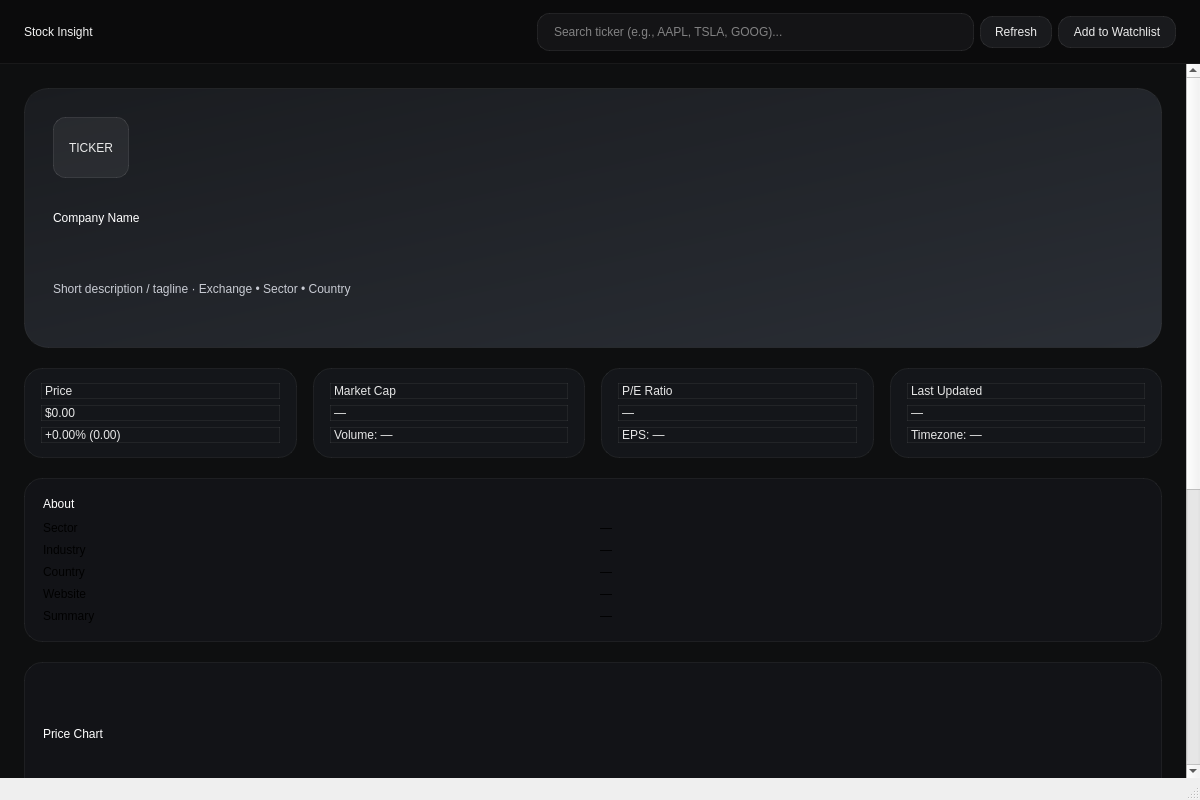
<?xml version="1.0" encoding="UTF-8"?>
<ui version="4.0">
 <class>MainWindow</class>
 <widget class="QMainWindow" name="MainWindow">
  <property name="geometry">
   <rect>
    <x>0</x>
    <y>0</y>
    <width>1200</width>
    <height>800</height>
   </rect>
  </property>
  <property name="windowTitle">
   <string>Stock Company Viewer (Scrollable)</string>
  </property>
  <widget class="QWidget" name="centralwidget">
   <layout class="QVBoxLayout" name="verticalLayout_root">
    <property name="spacing">
     <number>0</number>
    </property>
    <property name="leftMargin">
     <number>0</number>
    </property>
    <property name="topMargin">
     <number>0</number>
    </property>
    <property name="rightMargin">
     <number>0</number>
    </property>
    <property name="bottomMargin">
     <number>0</number>
    </property>
    <item>
     <widget class="QFrame" name="headerBar">
      <property name="minimumSize">
       <size>
        <width>0</width>
        <height>64</height>
       </size>
      </property>
      <property name="styleSheet">
       <string notr="true">QFrame#headerBar{background-color:#0b0b0c;border-bottom:1px solid rgba(255,255,255,0.06);} 
QLineEdit#searchInput{background:#141416;border:1px solid rgba(255,255,255,0.08);border-radius:12px;padding:10px 14px;color:#eee;selection-background-color:#2a2b2f;}
QPushButton#btnRefresh, QPushButton#btnWatchlist {background:#191a1d;color:#eaeaea;border:1px solid rgba(255,255,255,0.08);border-radius:12px;padding:8px 14px;}
QPushButton#btnRefresh:hover, QPushButton#btnWatchlist:hover{background:#222327;}
QLabel#brand{color:#f2f2f2;font:700 18pt &quot;Segoe UI&quot;;} QLabel{color:#d7d7d7;}
</string>
      </property>
      <layout class="QHBoxLayout" name="horizontalLayout_header">
       <property name="leftMargin">
        <number>24</number>
       </property>
       <property name="topMargin">
        <number>12</number>
       </property>
       <property name="rightMargin">
        <number>24</number>
       </property>
       <property name="bottomMargin">
        <number>12</number>
       </property>
       <item>
        <widget class="QLabel" name="brand">
         <property name="text">
          <string>Stock Insight</string>
         </property>
        </widget>
       </item>
       <item>
        <spacer name="headerSpacer">
         <property name="orientation">
          <enum>Qt::Horizontal</enum>
         </property>
         <property name="sizeHint" stdset="0">
          <size>
           <width>40</width>
           <height>20</height>
          </size>
         </property>
        </spacer>
       </item>
       <item>
        <widget class="QLineEdit" name="searchInput">
         <property name="placeholderText">
          <string>Search ticker (e.g., AAPL, TSLA, GOOG)...</string>
         </property>
        </widget>
       </item>
       <item>
        <widget class="QPushButton" name="btnRefresh">
         <property name="text">
          <string>Refresh</string>
         </property>
        </widget>
       </item>
       <item>
        <widget class="QPushButton" name="btnWatchlist">
         <property name="text">
          <string>Add to Watchlist</string>
         </property>
        </widget>
       </item>
      </layout>
     </widget>
    </item>
    <item>
     <widget class="QScrollArea" name="scrollArea">
      <property name="styleSheet">
       <string notr="true">QScrollArea{background:#0e0f10;} QWidget#scrollAreaContents{background:#0e0f10;}</string>
      </property>
      <property name="frameShape">
       <enum>QFrame::NoFrame</enum>
      </property>
      <property name="widgetResizable">
       <bool>true</bool>
      </property>
      <widget class="QWidget" name="scrollAreaContents">
       <property name="geometry">
        <rect>
         <x>0</x>
         <y>-495</y>
         <width>1187</width>
         <height>1210</height>
        </rect>
       </property>
       <layout class="QVBoxLayout" name="layout_scroll">
        <property name="spacing">
         <number>20</number>
        </property>
        <property name="leftMargin">
         <number>24</number>
        </property>
        <property name="topMargin">
         <number>24</number>
        </property>
        <property name="rightMargin">
         <number>24</number>
        </property>
        <property name="bottomMargin">
         <number>24</number>
        </property>
        <item>
         <widget class="QFrame" name="heroSection">
          <property name="minimumSize">
           <size>
            <width>0</width>
            <height>260</height>
           </size>
          </property>
          <property name="styleSheet">
           <string notr="true">QFrame#heroSection{background:qlineargradient(spread:pad,x1:0,y1:0,x2:1,y2:1, stop:0 #1a1c20, stop:1 #2a2e35);border:1px solid rgba(255,255,255,0.06);border-radius:24px;}
QLabel#companyName{color:#ffffff;font:800 28pt &quot;Segoe UI&quot;;}
QLabel#companySubtitle{color:#c8cbd3;font:10.5pt &quot;Segoe UI&quot;;}
QLabel#tickerPill{color:#eaeaea;background:rgba(255,255,255,0.06);border:1px solid rgba(255,255,255,0.10);border-radius:12px;padding:6px 12px;font:600 10pt &quot;Segoe UI&quot;;}
</string>
          </property>
          <layout class="QVBoxLayout" name="verticalLayout_hero">
           <property name="spacing">
            <number>10</number>
           </property>
           <property name="leftMargin">
            <number>28</number>
           </property>
           <property name="topMargin">
            <number>28</number>
           </property>
           <property name="rightMargin">
            <number>28</number>
           </property>
           <property name="bottomMargin">
            <number>28</number>
           </property>
           <item>
            <layout class="QHBoxLayout" name="horizontalLayout_heroTop">
             <item>
              <widget class="QLabel" name="tickerPill">
               <property name="text">
                <string>TICKER</string>
               </property>
              </widget>
             </item>
             <item>
              <spacer name="heroTopSpacer">
               <property name="orientation">
                <enum>Qt::Horizontal</enum>
               </property>
               <property name="sizeHint" stdset="0">
                <size>
                 <width>40</width>
                 <height>20</height>
                </size>
               </property>
              </spacer>
             </item>
            </layout>
           </item>
           <item>
            <widget class="QLabel" name="companyName">
             <property name="text">
              <string>Company Name</string>
             </property>
             <property name="wordWrap">
              <bool>true</bool>
             </property>
            </widget>
           </item>
           <item>
            <widget class="QLabel" name="companySubtitle">
             <property name="text">
              <string>Short description / tagline · Exchange • Sector • Country</string>
             </property>
             <property name="wordWrap">
              <bool>true</bool>
             </property>
            </widget>
           </item>
          </layout>
         </widget>
        </item>
        <item>
         <layout class="QHBoxLayout" name="row_stats">
          <property name="spacing">
           <number>16</number>
          </property>
          <item>
           <widget class="QFrame" name="card_price">
            <property name="styleSheet">
             <string notr="true">QFrame{background:#14161a;border:1px solid rgba(255,255,255,0.06);border-radius:18px;} QLabel{color:#e6e6e6;} QLabel#statLabel{color:#aeb3bd;font:10pt &quot;Segoe UI&quot;;} QLabel#statValue{color:#ffffff;font:700 16pt &quot;Segoe UI&quot;;}</string>
            </property>
            <layout class="QVBoxLayout" name="layout_card_price">
             <property name="spacing">
              <number>6</number>
             </property>
             <property name="leftMargin">
              <number>16</number>
             </property>
             <property name="topMargin">
              <number>14</number>
             </property>
             <property name="rightMargin">
              <number>16</number>
             </property>
             <property name="bottomMargin">
              <number>14</number>
             </property>
             <item>
              <widget class="QLabel" name="statLabel_price">
               <property name="text">
                <string>Price</string>
               </property>
              </widget>
             </item>
             <item>
              <widget class="QLabel" name="lblPrice">
               <property name="text">
                <string>$0.00</string>
               </property>
              </widget>
             </item>
             <item>
              <widget class="QLabel" name="lblChange">
               <property name="text">
                <string>+0.00% (0.00)</string>
               </property>
              </widget>
             </item>
            </layout>
           </widget>
          </item>
          <item>
           <widget class="QFrame" name="card_marketcap">
            <property name="styleSheet">
             <string notr="true">QFrame{background:#14161a;border:1px solid rgba(255,255,255,0.06);border-radius:18px;} QLabel{color:#e6e6e6;} QLabel#statLabel{color:#aeb3bd;font:10pt &quot;Segoe UI&quot;;} QLabel#statValue{color:#ffffff;font:700 16pt &quot;Segoe UI&quot;;}</string>
            </property>
            <layout class="QVBoxLayout" name="layout_card_marketcap">
             <property name="spacing">
              <number>6</number>
             </property>
             <property name="leftMargin">
              <number>16</number>
             </property>
             <property name="topMargin">
              <number>14</number>
             </property>
             <property name="rightMargin">
              <number>16</number>
             </property>
             <property name="bottomMargin">
              <number>14</number>
             </property>
             <item>
              <widget class="QLabel" name="statLabel_marketcap">
               <property name="text">
                <string>Market Cap</string>
               </property>
              </widget>
             </item>
             <item>
              <widget class="QLabel" name="lblMarketCap">
               <property name="text">
                <string>—</string>
               </property>
              </widget>
             </item>
             <item>
              <widget class="QLabel" name="lblVolume">
               <property name="text">
                <string>Volume: —</string>
               </property>
              </widget>
             </item>
            </layout>
           </widget>
          </item>
          <item>
           <widget class="QFrame" name="card_pe">
            <property name="styleSheet">
             <string notr="true">QFrame{background:#14161a;border:1px solid rgba(255,255,255,0.06);border-radius:18px;} QLabel{color:#e6e6e6;} QLabel#statLabel{color:#aeb3bd;font:10pt &quot;Segoe UI&quot;;} QLabel#statValue{color:#ffffff;font:700 16pt &quot;Segoe UI&quot;;}</string>
            </property>
            <layout class="QVBoxLayout" name="layout_card_pe">
             <property name="spacing">
              <number>6</number>
             </property>
             <property name="leftMargin">
              <number>16</number>
             </property>
             <property name="topMargin">
              <number>14</number>
             </property>
             <property name="rightMargin">
              <number>16</number>
             </property>
             <property name="bottomMargin">
              <number>14</number>
             </property>
             <item>
              <widget class="QLabel" name="statLabel_pe">
               <property name="text">
                <string>P/E Ratio</string>
               </property>
              </widget>
             </item>
             <item>
              <widget class="QLabel" name="lblPE">
               <property name="text">
                <string>—</string>
               </property>
              </widget>
             </item>
             <item>
              <widget class="QLabel" name="lblEPS">
               <property name="text">
                <string>EPS: —</string>
               </property>
              </widget>
             </item>
            </layout>
           </widget>
          </item>
          <item>
           <widget class="QFrame" name="card_updated">
            <property name="styleSheet">
             <string notr="true">QFrame{background:#14161a;border:1px solid rgba(255,255,255,0.06);border-radius:18px;} QLabel{color:#e6e6e6;} QLabel#statLabel{color:#aeb3bd;font:10pt &quot;Segoe UI&quot;;} QLabel#statValue{color:#ffffff;font:700 16pt &quot;Segoe UI&quot;;}</string>
            </property>
            <layout class="QVBoxLayout" name="layout_card_updated">
             <property name="spacing">
              <number>6</number>
             </property>
             <property name="leftMargin">
              <number>16</number>
             </property>
             <property name="topMargin">
              <number>14</number>
             </property>
             <property name="rightMargin">
              <number>16</number>
             </property>
             <property name="bottomMargin">
              <number>14</number>
             </property>
             <item>
              <widget class="QLabel" name="statLabel_updated">
               <property name="text">
                <string>Last Updated</string>
               </property>
              </widget>
             </item>
             <item>
              <widget class="QLabel" name="lblUpdated">
               <property name="text">
                <string>—</string>
               </property>
              </widget>
             </item>
             <item>
              <widget class="QLabel" name="lblTimezone">
               <property name="text">
                <string>Timezone: —</string>
               </property>
              </widget>
             </item>
            </layout>
           </widget>
          </item>
         </layout>
        </item>
        <item>
         <widget class="QFrame" name="aboutCard">
          <property name="styleSheet">
           <string notr="true">QFrame#aboutCard{background:#121317;border:1px solid rgba(255,255,255,0.06);border-radius:18px;}
QLabel#aboutTitle{color:#ffffff;font:700 12pt &quot;Segoe UI&quot;;}
QLabel#infoLabel{color:#aeb3bd;}
QLabel#infoValue{color:#e6e6e6;font:600 10.5pt &quot;Segoe UI&quot;;}
</string>
          </property>
          <layout class="QVBoxLayout" name="verticalLayout_about">
           <property name="spacing">
            <number>10</number>
           </property>
           <property name="leftMargin">
            <number>18</number>
           </property>
           <property name="topMargin">
            <number>18</number>
           </property>
           <property name="rightMargin">
            <number>18</number>
           </property>
           <property name="bottomMargin">
            <number>18</number>
           </property>
           <item>
            <widget class="QLabel" name="aboutTitle">
             <property name="text">
              <string>About</string>
             </property>
            </widget>
           </item>
           <item>
            <layout class="QGridLayout" name="gridLayout_about">
             <property name="horizontalSpacing">
              <number>14</number>
             </property>
             <property name="verticalSpacing">
              <number>8</number>
             </property>
             <item row="0" column="0">
              <widget class="QLabel" name="lblSectorTitle">
               <property name="text">
                <string>Sector</string>
               </property>
              </widget>
             </item>
             <item row="0" column="1">
              <widget class="QLabel" name="lblSector">
               <property name="text">
                <string>—</string>
               </property>
               <property name="wordWrap">
                <bool>true</bool>
               </property>
              </widget>
             </item>
             <item row="1" column="0">
              <widget class="QLabel" name="lblIndustryTitle">
               <property name="text">
                <string>Industry</string>
               </property>
              </widget>
             </item>
             <item row="1" column="1">
              <widget class="QLabel" name="lblIndustry">
               <property name="text">
                <string>—</string>
               </property>
               <property name="wordWrap">
                <bool>true</bool>
               </property>
              </widget>
             </item>
             <item row="2" column="0">
              <widget class="QLabel" name="lblCountryTitle">
               <property name="text">
                <string>Country</string>
               </property>
              </widget>
             </item>
             <item row="2" column="1">
              <widget class="QLabel" name="lblCountry">
               <property name="text">
                <string>—</string>
               </property>
               <property name="wordWrap">
                <bool>true</bool>
               </property>
              </widget>
             </item>
             <item row="3" column="0">
              <widget class="QLabel" name="lblWebsiteTitle">
               <property name="text">
                <string>Website</string>
               </property>
              </widget>
             </item>
             <item row="3" column="1">
              <widget class="QLabel" name="lblWebsite">
               <property name="text">
                <string>—</string>
               </property>
               <property name="wordWrap">
                <bool>true</bool>
               </property>
              </widget>
             </item>
             <item row="4" column="0">
              <widget class="QLabel" name="lblSummaryTitle">
               <property name="text">
                <string>Summary</string>
               </property>
              </widget>
             </item>
             <item row="4" column="1">
              <widget class="QLabel" name="lblSummary">
               <property name="text">
                <string>—</string>
               </property>
               <property name="wordWrap">
                <bool>true</bool>
               </property>
              </widget>
             </item>
            </layout>
           </item>
          </layout>
         </widget>
        </item>
        <item>
         <widget class="QFrame" name="chartCard">
          <property name="minimumSize">
           <size>
            <width>0</width>
            <height>260</height>
           </size>
          </property>
          <property name="styleSheet">
           <string notr="true">QFrame#chartCard{background:#121317;border:1px solid rgba(255,255,255,0.06);border-radius:18px;}
QLabel#chartTitle{color:#ffffff;font:700 12pt &quot;Segoe UI&quot;;}
QLabel#chartPlaceholder{color:#aeb3bd;font:10pt &quot;Segoe UI&quot;;border:1px dashed rgba(255,255,255,0.15);border-radius:12px;padding:18px;margin:4px;}
</string>
          </property>
          <layout class="QVBoxLayout" name="verticalLayout_chart">
           <property name="spacing">
            <number>10</number>
           </property>
           <property name="leftMargin">
            <number>18</number>
           </property>
           <property name="topMargin">
            <number>18</number>
           </property>
           <property name="rightMargin">
            <number>18</number>
           </property>
           <property name="bottomMargin">
            <number>18</number>
           </property>
           <item>
            <widget class="QLabel" name="chartTitle">
             <property name="text">
              <string>Price Chart</string>
             </property>
            </widget>
           </item>
           <item>
            <widget class="QLabel" name="chartPlaceholder">
             <property name="text">
              <string>Chart widget goes here (QChartView / Matplotlib / PyQtGraph)</string>
             </property>
             <property name="alignment">
              <set>Qt::AlignCenter</set>
             </property>
            </widget>
           </item>
          </layout>
         </widget>
        </item>
        <item>
         <widget class="QFrame" name="newsCard">
          <property name="styleSheet">
           <string notr="true">QFrame#newsCard{background:#121317;border:1px solid rgba(255,255,255,0.06);border-radius:18px;}
QLabel#newsTitle{color:#ffffff;font:700 12pt &quot;Segoe UI&quot;;}
QListWidget#listNews{background:#14161a;border:1px solid rgba(255,255,255,0.06);border-radius:12px;color:#e6e6e6;}
</string>
          </property>
          <layout class="QVBoxLayout" name="verticalLayout_news">
           <property name="spacing">
            <number>10</number>
           </property>
           <property name="leftMargin">
            <number>18</number>
           </property>
           <property name="topMargin">
            <number>18</number>
           </property>
           <property name="rightMargin">
            <number>18</number>
           </property>
           <property name="bottomMargin">
            <number>18</number>
           </property>
           <item>
            <widget class="QLabel" name="newsTitle">
             <property name="text">
              <string>Latest News</string>
             </property>
            </widget>
           </item>
           <item>
            <widget class="QListWidget" name="listNews"/>
           </item>
          </layout>
         </widget>
        </item>
        <item>
         <widget class="QLabel" name="footerNote">
          <property name="styleSheet">
           <string notr="true">QLabel#footerNote{color:#7d838f;}</string>
          </property>
          <property name="text">
           <string>Data shown is for informational purposes only • © Stock Analyzer</string>
          </property>
          <property name="alignment">
           <set>Qt::AlignHCenter</set>
          </property>
         </widget>
        </item>
       </layout>
      </widget>
     </widget>
    </item>
   </layout>
  </widget>
  <widget class="QStatusBar" name="statusbar"/>
 </widget>
 <resources/>
 <connections/>
</ui>
